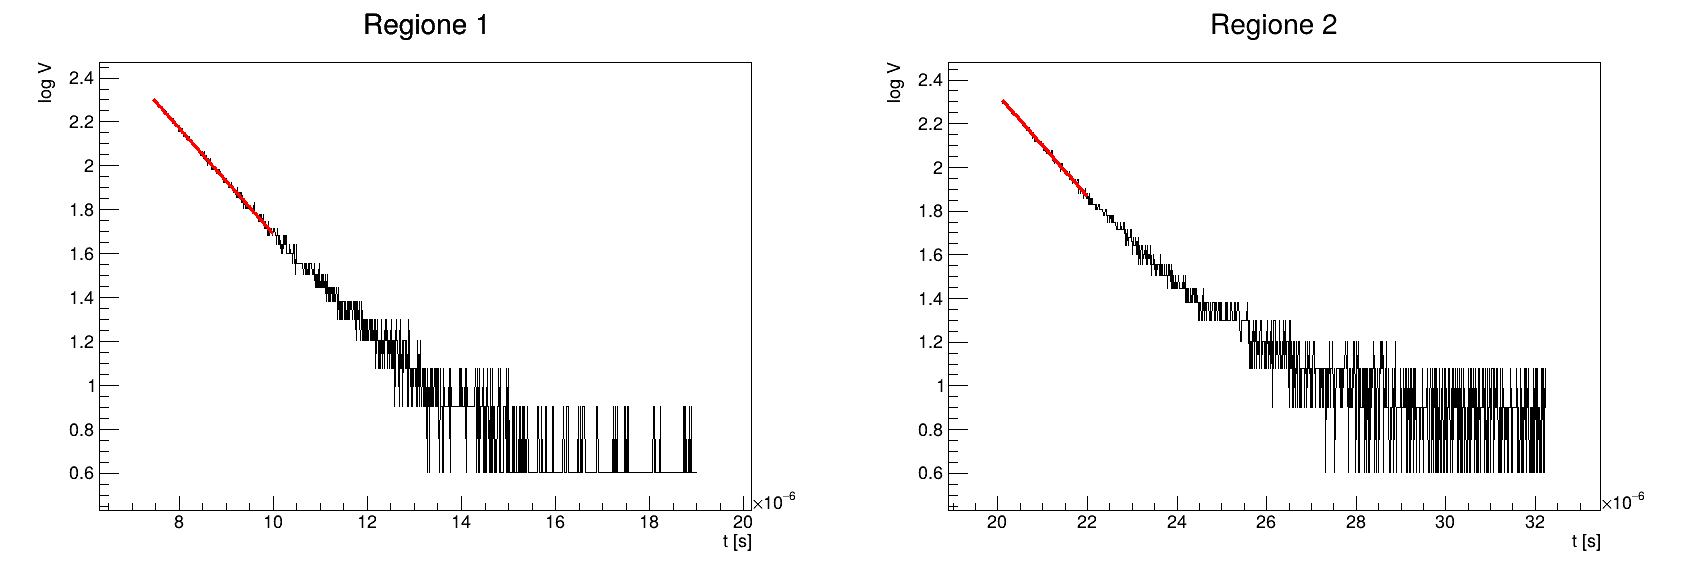

Here is the Python script that generated this plot:
import ROOT
from array import array
import numpy as np
import pandas as pd

def fit_automatico_chi2_minimo():

    # Lettura dati
    df = pd.read_excel("Carica_scarica2.xlsx", sheet_name="2_PROVA")
    df = df.dropna(subset=["t", "log V"])

    # Dati
    t = array('d', df["t"].to_numpy(dtype=float))
    V = array('d', df["log V"].to_numpy(dtype=float))

    # Errori
    et = array('d', [0.0]*len(t))
    eV = array('d', [0.0]*len(V))

    # Canvas diviso in due pad
    c = ROOT.TCanvas("c", "log V vs t (due regioni)", 1700, 600)
    c.Divide(2, 1)

    # Definizione delle due regioni richieste
    region_bounds = [
        (0, 19e-6),     # Regione 1
        (20.1e-6, 33e-6)  # Regione 2
    ]

    num_fit_per_regione = 150
    risultati_tutti = []
    fit_graphs = []

    # Loop sulle due regioni
    for regione in range(2):

        start_reg, end_reg = region_bounds[regione]

        # Seleziona solo i punti della regione corrente
        mask_regione = (np.array(t) >= start_reg) & (np.array(t) <= end_reg)
        t_reg = array('d', np.array(t)[mask_regione])
        V_reg = array('d', np.array(V)[mask_regione])
        eV_reg = array('d', np.array(eV)[mask_regione])
        et_reg = array('d', [0.0]*len(t_reg))

        # Vai nel pad corretto
        pad = c.cd(regione+1)

        # Grafico della sola regione
        g = ROOT.TGraphErrors(len(t_reg), t_reg, V_reg, et_reg, eV_reg)
        g.SetTitle(f"Regione {regione+1}; t [s]; log V")
        g.SetMarkerStyle(21)
        g.SetLineColor(ROOT.kBlack)
        g.Draw("AL")

        fit_graphs.append(g)

        # Range di partenza e fine per i fit
        start_range = (start_reg, start_reg)  # fissato al minimo della regione
        end_range = (end_reg, end_reg)        # fissato al massimo della regione

        miglior_fit = None
        miglior_chi2 = 1000

        if regione == 0:
            start_range = (7.45000E-06, 7.45000E-06) 
            end_range = (10E-6, 12E-6)
        else:
            start_range = (2.01E-05, 2.01E-05) 
            end_range = (22E-6, 27E-6)

        # Eseguo tentativi casuali di fit
        for i in range(num_fit_per_regione):

            # Scelta casuale dei due estremi
            start_fit = np.random.uniform(start_range[0], start_range[1])
            end_fit = np.random.uniform(end_range[0], end_range[1])

            mask = (np.array(t) >= start_fit) & (np.array(t) <= end_fit)
            punti = sum(mask)
            if punti < 5:
                continue

            x_fit = array('d', np.array(t)[mask])
            y_fit = array('d', np.array(V)[mask])
            ey_fit = array('d', np.array(eV)[mask])

            g_fit = ROOT.TGraphErrors(len(x_fit), x_fit, y_fit,
                                      array('d', [0.0]*len(x_fit)), ey_fit)

            fit_func = ROOT.TF1(f"fit_temp_{regione}_{i}", "pol1", start_fit, end_fit)
            fit_result = g_fit.Fit(fit_func, "SQN")

            if fit_result.IsValid():
                chi2 = fit_func.GetChisquare()
                ndf = fit_func.GetNDF()
                chi2_ridotto = chi2/ndf if ndf > 0 else float('inf')

                risultato = {
                    'regione': regione,
                    'start': start_fit,
                    'end': end_fit,
                    'chi2': chi2,
                    'chi2_ridotto': chi2_ridotto,
                    'ndf': ndf,
                    'punti': punti,
                    'm': fit_func.GetParameter(1),
                    'em': fit_func.GetParError(1),
                    'q': fit_func.GetParameter(0),
                    'eq': fit_func.GetParError(0),
                    'fit_func': fit_func.Clone(f"best_fit_{regione}_{i}")
                }

                risultati_tutti.append(risultato)

                if chi2_ridotto < miglior_chi2 and ndf > 0:
                    miglior_chi2 = chi2_ridotto
                    miglior_fit = risultato

        # Disegno best fit della regione
        if miglior_fit:

            miglior_fit['fit_func'].SetLineColor(ROOT.kRed)
            miglior_fit['fit_func'].SetLineWidth(3)
            miglior_fit['fit_func'].Draw("SAME")

    c.Modified()
    c.Update()
    c.SaveAs("doppio_grafico_2.png")

    print("\nPremi Invio per chiudere...")
    input()

if __name__ == "__main__":
    fit_automatico_chi2_minimo()
